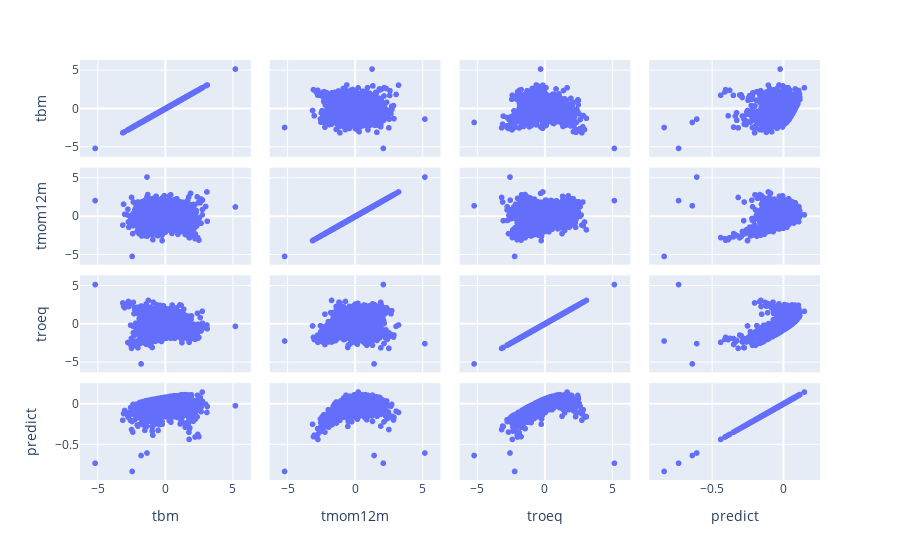

The cell this chart's notebook holds for it:
### Markdown cell above
#### Transformed features

### Code cell
cd = np.empty(shape=(df.shape[0], 3, 1), dtype=float)
cd[:, 0] = df.tbm.to_numpy().reshape(-1, 1)
cd[:, 1] = df.tmom12m.to_numpy().reshape(-1, 1)
cd[:, 2] = df.troeq.to_numpy().reshape(-1, 1)
string = """
    %{text}<br>
    tbm = %{customdata[0]:.2}<br>
    tmom12m = %{customdata[1]:.2}<br>
    troeq = %{customdata[2]:.2}<extra></extra>
    """
    
fig = px.scatter_matrix(df[["tbm", "tmom12m", "troeq", "predict"]])
fig.update_traces(
    text=df.index.to_list(),
    customdata=cd,
    hovertemplate=string,
)
fig.show()

### Figure 1 — Plotly figure (JSON) as saved in the notebook; plotly's stock layout.template omitted (floating-point values rounded to 4 significant figures; data arrays with more than 128 entries replaced by an {"elided": "..."} marker saying what was removed)
{"data": [{"customdata": {"elided": "1886x3x1 float values"}, "dimensions": [{"axis": {"matches": true}, "label": "tbm", "values": {"elided": "1886 float values"}}, {"axis": {"matches": true}, "label": "tmom12m", "values": {"elided": "1886 float values"}}, {"axis": {"matches": true}, "label": "troeq", "values": {"elided": "1886 float values"}}, {"axis": {"matches": true}, "label": "predict", "values": {"elided": "1886 float values"}}], "hovertemplate": "\n    %{text}<br>\n    tbm = %{customdata[0]:.2}<br>\n    tmom12m = %{customdata[1]:.2}<br>\n    troeq = %{customdata[2]:.2}<extra></extra>\n    ", "legendgroup": "", "marker": {"color": "#636efa", "symbol": "circle"}, "name": "", "showlegend": false, "text": {"elided": "1886 str values"}, "type": "splom"}], "layout": {"dragmode": "select", "legend": {"tracegroupgap": 0}, "margin": {"t": 60}}}
